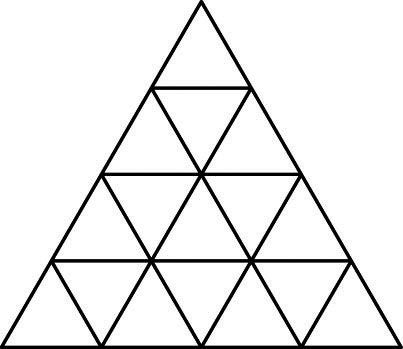
#> input picture images/triangulos2.jpg, 403 x 349 px
$ jupyter execute --allow-errors Sierpinskianos2_DespuesDeLaLuz.ipynb
#> lines starting #> are read from the running program, lines starting #| are printed output that depends on the picture; after the words box and inside, x2 and y2 are one past the last pixel; in counts of white or black regions, pixels touching at a corner belong together
# Segmentación de triángulos

### Alumna: Salma Patricia Gutiérrez Rivera

#### Realice los cálculos para la imagen triangulos2.jpg. Haga una función que calcule cuantos triángulos aparecen en la figura. Haga una imagen para cada triángulo encontrado.

__1.__ Segmentar las aristas de los triángulos. En los resultados, mostrar la imagen binaria de las aristas.

[cell 1]
import matplotlib.pyplot as plt
import numpy as np
import cv2 as cv
import math
import skimage
from skimage.measure import label, regionprops
from skimage.color import label2rgb

[cell 2]
triangulos = cv.imread("images/triangulos2.jpg", 0)
#> triangulos is the input picture: shape (349, 403); min 0, max 255, mean 235.8

[cell 3]
fig = plt.figure(figsize = (6, 6))
fig.add_subplot(1, 1, 1)
plt.imshow(triangulos, cmap = 'gray');
plt.title("Imagen original", size = 18);

[cell 4]
bin_triang = np.where(triangulos < 170, 255, 0)
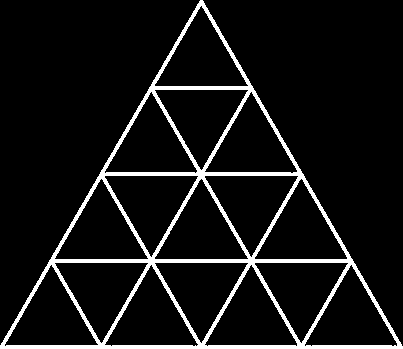
#> bin_triang: shape (349, 403) int64; 8.1% white; 1 white region, box (x1, y1, x2, y2) and area: (0, 0, 403, 349) 11350

[cell 5]
fig = plt.figure(figsize = (6, 6))
fig.add_subplot(1, 1, 1)
plt.imshow(bin_triang, cmap = 'gray');
plt.title("Imagen binarizada", size = 18);

[cell 6]
padd_bin_triang = cv.copyMakeBorder(bin_triang, 10, 10, 10, 10, cv.BORDER_CONSTANT)
#> padd_bin_triang: shape (369, 423) int32; 7.3% white; 1 white region, box (x1, y1, x2, y2) and area: (10, 10, 413, 359) 11350
imgu8 = np.uint8(padd_bin_triang)
kernel3 = np.ones((3, 3), np.uint8)
contor = cv.erode(imgu8, kernel3, iterations = 1)
#> contor: shape (369, 423); 2.7% white in thin lines or dots, all inside (x1, y1, x2, y2) = (11, 11, 412, 358)

[cell 7]
fig = plt.figure(figsize = (8, 8))
fig.add_subplot(1, 1, 1)
plt.imshow(contor, cmap = 'gray');
plt.title("Imagen binarizada, erosionada y con padding", size = 18);

__2.__ Encontrar los modelos de las rectas que forman cada arista. Para esto, solicite un umbral que elimine a las posibles aristas de longitud menor a dicho umbral. Los parámetros que debe encontrar de cada arista son $\theta$, $\rho$ y longitud. Hacer una tabla donde cada renglón sea una arista (identifíquelas con un número) y las columnas sean los parámetros indicados.

[cell 8]
img_con_lineasp = cv.cvtColor(contor, cv.COLOR_GRAY2BGR)
lineas_p = cv.HoughLinesP(contor, 1, np.pi / 180, 45, None, 50, 7)
#> lineas_p = 18 rows, first 6: [11, 357, 411, 357], [11, 356, 210, 12], [12, 356, 410, 356], [61, 271, 361, 271], [211, 11, 409, 355], [62, 270, 361, 270]
font = cv.FONT_HERSHEY_SIMPLEX
fontScale = 0.5
color = (255, 0, 0)
thickness = 1

for i in range(len(lineas_p)):
    l = lineas_p[i][0]
    cv.line(img_con_lineasp, (l[0], l[1]), (l[2], l[3]), (0,0,255), 1, cv.LINE_AA)
    org = ((l[0] + l[2]) // 2, (l[1] + l[3]) // 2)
    img_con_lineasp = cv.putText(img_con_lineasp, str(i), org, font, fontScale, color, thickness, cv.LINE_AA)
#> this loop made 18 passes
#> (l, org) on passes 1 to 12: ([11, 357, 411, 357], (211, 357)), ([11, 356, 210, 12], (110, 184)), ([12, 356, 410, 356], (211, 356)), ([61, 271, 361, 271], (211, 271)), ([211, 11, 409, 355], (310, 183)), ([62, 270, 361, 270], (211, 270)), ([111, 184, 311, 184], (211, 184)), ([112, 355, 261, 97], (186, 226)), ([112, 183, 309, 183], (210, 183)), ([162, 98, 310, 355], (236, 226)), ([212, 355, 310, 185], (261, 270)), ([111, 185, 209, 355], (160, 270))
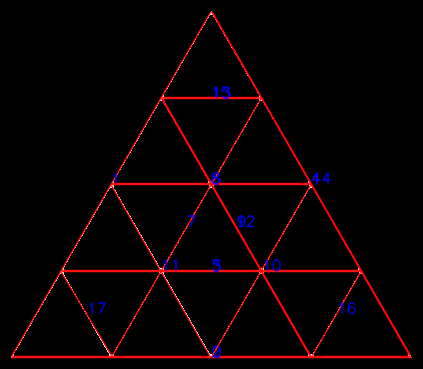
#> img_con_lineasp: shape (369, 423, 3); mean B, G, R 1.9, 0.9, 9.5

[cell 9]
fig = plt.figure(figsize = (8, 8))
fig.add_subplot(1, 1, 1)
plt.imshow(img_con_lineasp);
plt.title("Segmentos de recta detectados, en azul", size = 18);

[cell 10]
print("Se detectaron", lineas_p.shape[0], "segmentos de recta")
#| Se detectaron 18 segmentos de recta

Dibujando recta por recta, encuentro que 0, 5, 8, 9, 13 y 14 son redundantes. Corrijo a mano.

[cell 11]
lineas_p = np.delete(lineas_p, 14, 0);
#> lineas_p = 17 rows, first 6: [11, 357, 411, 357], [11, 356, 210, 12], [12, 356, 410, 356], [61, 271, 361, 271], [211, 11, 409, 355], [62, 270, 361, 270]
lineas_p = np.delete(lineas_p, 13, 0);
#> lineas_p = 16 rows, first 6: [11, 357, 411, 357], [11, 356, 210, 12], [12, 356, 410, 356], [61, 271, 361, 271], [211, 11, 409, 355], [62, 270, 361, 270]
lineas_p = np.delete(lineas_p, 9, 0);
#> lineas_p = 15 rows, first 6: [11, 357, 411, 357], [11, 356, 210, 12], [12, 356, 410, 356], [61, 271, 361, 271], [211, 11, 409, 355], [62, 270, 361, 270]
lineas_p = np.delete(lineas_p, 8, 0);
#> lineas_p = 14 rows, first 6: [11, 357, 411, 357], [11, 356, 210, 12], [12, 356, 410, 356], [61, 271, 361, 271], [211, 11, 409, 355], [62, 270, 361, 270]
lineas_p = np.delete(lineas_p, 5, 0);
#> lineas_p = 13 rows, first 6: [11, 357, 411, 357], [11, 356, 210, 12], [12, 356, 410, 356], [61, 271, 361, 271], [211, 11, 409, 355], [111, 184, 311, 184]
lineas_p = np.delete(lineas_p, 0, 0);
#> lineas_p = [[11, 356, 210, 12], [12, 356, 410, 356], [61, 271, 361, 271], [211, 11, 409, 355], [111, 184, 311, 184], [112, 355, 261, 97], [212, 355, 310, 185], [111, 185, 209, 355], [161, 98, 309, 355], [162, 97, 259, 97], [312, 355, 360, 272], [61, 272, 111, 355]]

[cell 12]
def obtener_houghparams(puntos):
    x1 = puntos[0]
    y1 = puntos[1]
    x2 = puntos[2]
    y2 = puntos[3]

    theta = math.atan((x1 - x2) / (y2 - y1))
    rho = x1 * math.cos(theta) + y1 * math.sin(theta)
    longitud = math.sqrt((x2 - x1)**2 + (y2 - y1)**2)

    return [round(theta * 180.0 / math.pi), round(rho), round(longitud)]

[cell 13]
img_con_lineasp = cv.cvtColor(contor, cv.COLOR_GRAY2BGR)
hough_params = []

for i in range(len(lineas_p)):
    l = lineas_p[i][0]
    cv.line(img_con_lineasp, (l[0], l[1]), (l[2], l[3]), (0,0,255), 1, cv.LINE_AA)
    params = obtener_houghparams(l)
    hough_params.append(params)
    org = ((l[0] + l[2]) // 2, (l[1] + l[3]) // 2)
    img_con_lineasp = cv.putText(img_con_lineasp, str(i), org, font, fontScale, color, thickness, cv.LINE_AA)
#> this loop made 12 passes
#> (x1 in obtener_houghparams, y1 in obtener_houghparams, x2 in obtener_houghparams, y2 in obtener_houghparams, theta in obtener_houghparams, rho in obtener_houghparams, longitud in obtener_houghparams, params) on passes 1 to 12: (11, 356, 210, 12, 0.524, 187.8, 397.4, [30, 188, 397]), (12, 356, 410, 356, -1.57, -356, 398, [-90, -356, 398]), (61, 271, 361, 271, -1.57, -271, 300, [-90, -271, 300]), (211, 11, 409, 355, -0.522, 177.4, 396.9, [-30, 177, 397]), (111, 184, 311, 184, -1.57, -184, 200, [-90, -184, 200]), (112, 355, 261, 97, 0.524, 274.5, 297.9, [30, 275, 298]), (212, 355, 310, 185, 0.523, 361, 196.2, [30, 361, 196]), (111, 185, 209, 355, -0.523, 3.77, 196.2, [-30, 4, 196]), (161, 98, 309, 355, -0.522, 90.61, 296.6, [-30, 91, 297]), (162, 97, 259, 97, -1.57, -97, 97, [-90, -97, 97]), (312, 355, 360, 272, 0.524, 447.8, 95.88, [30, 448, 96]), (61, 272, 111, 355, -0.542, -88.1, 96.9, [-31, -88, 97])
#> pass 1, `img_con_lineasp = cv.putText(img_con_lineasp, str(i), org, font, fontS..`:
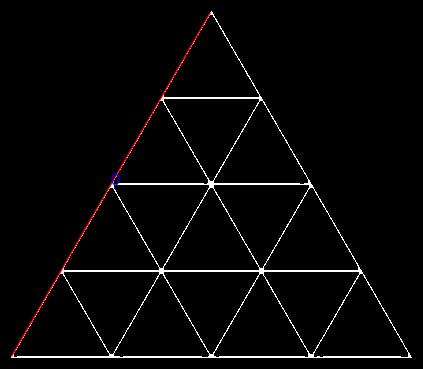
#> img_con_lineasp: shape (369, 423, 3); mean B, G, R 6.4, 6.4, 7.2
#> after the loop:
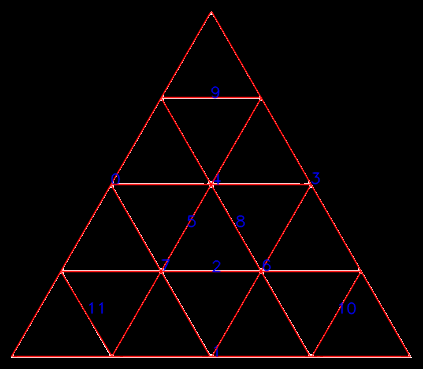
#> img_con_lineasp: shape (369, 423, 3); mean B, G, R 3, 2.3, 8.7
#> after the loop, hough_params = [[30, 188, 397], [-90, -356, 398], [-90, -271, 300], [-30, 177, 397], [-90, -184, 200], [30, 275, 298], [30, 361, 196], [-30, 4, 196], [-30, 91, 297], [-90, -97, 97], [30, 448, 96], [-31, -88, 97]]

[cell 14]
fig = plt.figure(figsize = (8, 8))
fig.add_subplot(1, 1, 1)
plt.imshow(img_con_lineasp);
plt.title("Segmentos de recta detectados y corregidos", size = 18);

[cell 15]
print("segmento   theta    rho      longitud")

for i in range(len(hough_params)):
    set_ = hough_params[i]
    print(i, "\t  ", set_[0], "\t   ", set_[1], "\t", set_[2])
#> this loop made 12 passes
#| 0 	   30 	    188 	 397
#| 1 	   -90 	    -356 	 398
#| 2 	   -90 	    -271 	 300
#| 3 	   -30 	    177 	 397
#| 4 	   -90 	    -184 	 200
#| 5 	   30 	    275 	 298
#| 6 	   30 	    361 	 196
#| 7 	   -30 	    4 	 196
#> (further printed lines are left out)

__3.__ Encontrar las aristas que son paralelas. Reporte cuántos grupos de aristas paralelas encontró y cuáles son paralelas entre ellas.

La rectas paralelas son las que tienen mismo ángulo y distinto radio.

[cell 16]
mp = dict()

for i in range(len(hough_params)):
    if hough_params[i][0] in mp.keys():
        mp[hough_params[i][0]][0].append(i)
        mp[hough_params[i][0]][1] += 1
    else:
        mp[hough_params[i][0]] = [[i], 1]
#> this loop made 12 passes
#> after the loop, mp = {30: [[0, 5, 6, 10], 4], -90: [[1, 2, 4, 9], 4], -30: [[3, 7, 8], 3], -31: [[11], 1]}

ans = 0

for it in mp:
    count = mp[it][1]
    ans += (count * (count - 1)) // 2
#> this loop made 4 passes
#> (it, count, ans) on passes 1 to 4: (30, 4, 6), (-90, 4, 12), (-30, 3, 15), (-31, 1, 15)
#> after the loop, ans = 15

print("Hay", ans, "pares de líneas paralelas.")
#| Hay 15 pares de líneas paralelas.

for trash, notrash in mp.items():
    if len(notrash[0]) > 1:
        print('Las líneas', notrash[0], 'son paralelas entre sí.')
#> this loop made 4 passes
#> (trash, notrash) on passes 1 to 4: (30, [[0, 5, 6, 10], 4]), (-90, [[1, 2, 4, 9], 4]), (-30, [[3, 7, 8], 3]), (-31, [[11], 1])
#| Las líneas [0, 5, 6, 10] son paralelas entre sí.
#| Las líneas [1, 2, 4, 9] son paralelas entre sí.
#| Las líneas [3, 7, 8] son paralelas entre sí.

Puede parecer que la recta 11 debería aparecer junto con 3, 7 y 8, añadiendo tres pares más de líneas paralelas, pero la diferencia en el ángulo es de un grado.

__4.__ De la lista de aristas obtenidas en el objetivo 2, agrupe aquellas que formen los triángulos observados en la imagen. Haga una tabla donde los renglones identifiquen al triángulo y las columnas (3) sean los números que identifiquen a las aristas que lo forman.

Voy a considerar solo los triangulitos del centro, modificando la imagen. Para ello, voy a volver cero todos los pixeles que estén por fuera de las rectas 0, 1 y 3.

[cell 17]
padd_original = cv.copyMakeBorder(triangulos, 10, 10, 10, 10, cv.BORDER_CONSTANT)
padd_original = np.where(padd_original > 170, 255, 0)
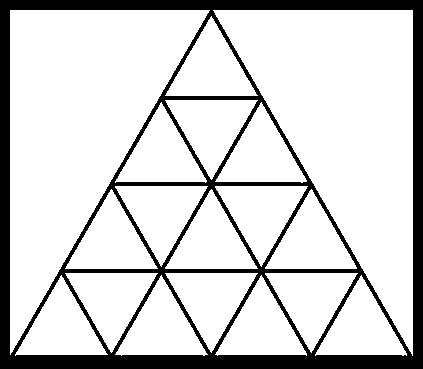
#> padd_original: shape (369, 423) int64; 82.8% white; 1 black region, box (x1, y1, x2, y2) and area: (0, 0, 423, 369) 26803
u8_original = np.uint8(padd_original)

[cell 18]
r0 = lineas_p[0][0]
#> r0 = [11, 356, 210, 12]
r3 = lineas_p[3][0]
#> r3 = [211, 11, 409, 355]

for i in range(u8_original.shape[0]):
    for j in range(u8_original.shape[1]):
        ec0 = ((r0[3] - r0[1]) / (r0[2] - r0[0])) * (j - r0[0]) + r0[1]
        ec3 = ((r3[3] - r3[1]) / (r3[2] - r3[0])) * (j - r3[0]) + r3[1]
        if i < ec0 or i < ec3:
            u8_original[i][j] = 0
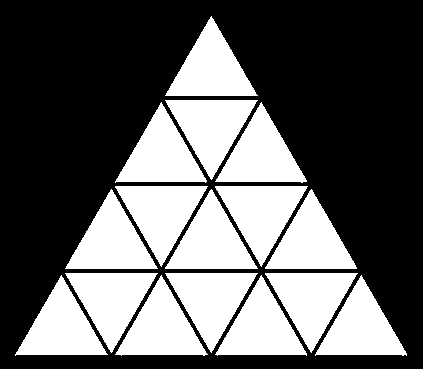
#> u8_original: shape (369, 423); 38.4% white; 16 white regions, largest, box (x1, y1, x2, y2) and area: (215, 186, 308, 267) 3801, (115, 186, 208, 267) 3799, (165, 189, 258, 269) 3765

[cell 19]
fig = plt.figure(figsize = (6, 6))
fig.add_subplot(1, 1, 1)
plt.imshow(u8_original, cmap = 'gray');
plt.title("Nueva imagen con regiones de triángulos", size = 18);

[cell 20]
# Etiquetar triángulos
etiquetas = label(u8_original)
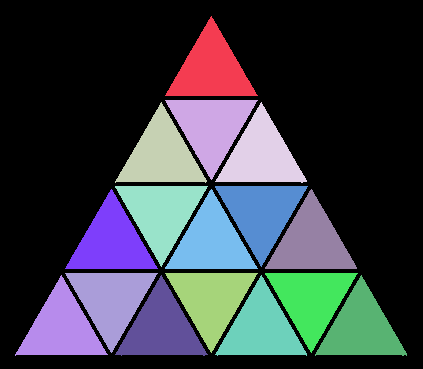
#> etiquetas: shape (369, 423) int64; 17 distinct labels, from 0 to 16; one colour per label, 0 black
etiquetas_padibujo = label2rgb(etiquetas, image = u8_original)
letrero = 1

for region in regionprops(etiquetas):
    y0, x0 = region.centroid
    y0 = int(y0)
    x0 = int(x0)
    org = (x0, y0)
    etiquetas_padibujo = cv.putText(etiquetas_padibujo, str(letrero), org, font, 1, color, 2, cv.LINE_AA)
    letrero += 1
#> this loop made 16 passes
#> (y0, x0, org) on passes 1 to 12: (68, 210, (210, 68)), (126, 210, (210, 126)), (154, 160, (160, 154)), (154, 260, (260, 154)), (212, 160, (160, 212)), (212, 260, (260, 212)), (241, 110, (110, 241)), (241, 210, (210, 241)), (241, 310, (310, 241)), (299, 110, (110, 299)), (299, 210, (210, 299)), (299, 310, (310, 299))
#> pass 1, `etiquetas_padibujo = cv.putText(etiquetas_padibujo, str(letrero), org,..`:
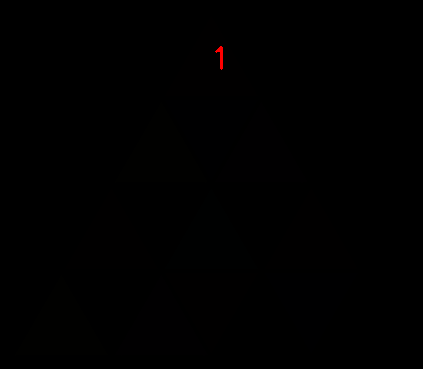
#> etiquetas_padibujo: shape (369, 423, 3) float64; mean R, G, B 0.5, 0.3, 0.3
#> after the loop:
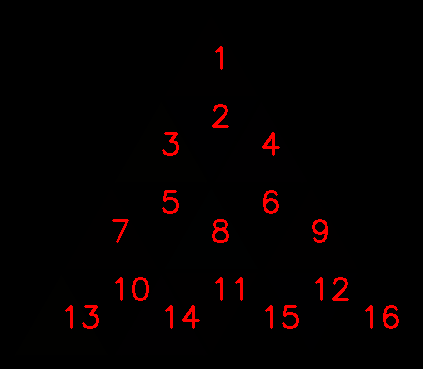
#> etiquetas_padibujo: shape (369, 423, 3) float64; mean R, G, B 5.4, 0.3, 0.3
#> after the loop, letrero = 17

[cell 21]
fig = plt.figure(figsize = (8, 8))
fig.add_subplot(1, 1, 1)
plt.imshow(etiquetas_padibujo);
plt.title("Triángulos etiquetados", size = 18);
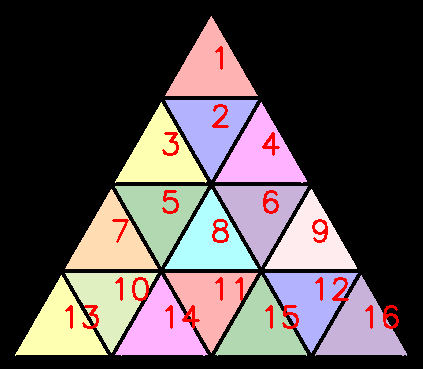
#> shown: shape (369, 423, 3) float64; mean R, G, B 0.339, 0.298, 0.304

[cell 22]
rectas_triang = []

for i in range(letrero - 1):
    rectas_triang.append([])

for i in range(len(lineas_p)):
    l = lineas_p[i][0]
    x1 = l[0]
    y1 = l[1]
    x2 = l[2]
    y2 = l[3]
    su_etiqueta1 = etiquetas[y1][x1]
    su_etiqueta2 = etiquetas[y2][x2]

    # Estos ifs revisan si algún punto de la recta está dentro de algún
    # triángulo. Si no, prueban a moverse un poquito a la izquierda
    # o a la derecha de la línea
    if su_etiqueta1 != 0:
        rectas_triang[su_etiqueta1 - 1].append(i)
    elif su_etiqueta2 != 0:
        rectas_triang[su_etiqueta2 - 1].append(i)
    else:
        xc = (x1 + x2) // 2
        yc = (y1 + y2) // 2
        xmas = xc + 10
        xmenos = xc - 10
        ymas = yc + 10
        ymenos = yc - 10
        su_etiqueta1 = etiquetas[ymas][xmenos]
        su_etiqueta2 = etiquetas[ymenos][xmas]

        if su_etiqueta1 != 0:
            rectas_triang[su_etiqueta1 - 1].append(i)
        elif su_etiqueta2 != 0:
            rectas_triang[su_etiqueta2 - 1].append(i)
#> this loop made 12 passes
#> (x1, y1, x2, y2, xc, yc) on passes 1 to 12: (11, 356, 210, 12, 110, 184), (12, 356, 410, 356, 211, 356), (61, 271, 361, 271, 211, 271), (211, 11, 409, 355, 310, 183), (111, 184, 311, 184, 211, 184), (112, 355, 261, 97, 186, 226), (212, 355, 310, 185, 261, 270), (111, 185, 209, 355, 160, 270), (161, 98, 309, 355, 235, 226), (162, 97, 259, 97, 210, 97), (312, 355, 360, 272, 336, 313), (61, 272, 111, 355, 86, 313)

[cell 23]
print(rectas_triang)
#| [[], [9], [0], [], [4, 5], [3], [], [8], [], [7], [2, 6], [10], [11], [], [1], []]

[cell 24]
print("triángulo   recta1   recta2   recta3")

#> (the rest of this cell did not finish here and is left out)

Pongo las dos imágenes juntas para comparar.

[cell 25]
fig = plt.figure(figsize = (20, 8))
fig.add_subplot(1, 2, 1)
plt.imshow(etiquetas_padibujo);
plt.title("Triángulos etiquetados", size = 18);
fig.add_subplot(1, 2, 2)
plt.imshow(img_con_lineasp);
plt.title("Rectas etiquetadas", size = 18);
#> figure, not shown here; B, G, R data is drawn as R, G, B

$ run again, with images/Triangulos.PNG saved as images/triangulos2.jpg
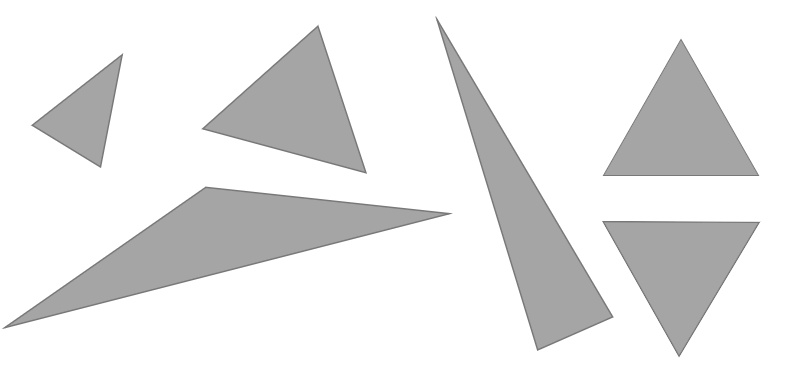
#> input picture images/Triangulos.PNG, 805 x 365 px
#> triangulos is the input picture: shape (365, 805); min 113, max 255, mean 232.1
#> bin_triang: shape (365, 805) int64; 24.5% white; 6 white regions, box (x1, y1, x2, y2) and area: (3, 187, 452, 329) 20303, (436, 17, 613, 351) 14519, (202, 26, 366, 173) 11178, (603, 40, 759, 176) 10737, (602, 221, 760, 357) 10712, (31, 54, 123, 168) 4457
#> padd_bin_triang: shape (385, 825) int32; 22.6% white; 6 white regions, box (x1, y1, x2, y2) and area: (13, 197, 462, 339) 20303, (446, 27, 623, 361) 14519, (212, 36, 376, 183) 11178, (613, 50, 769, 186) 10737, (612, 231, 770, 367) 10712, (41, 64, 133, 178) 4457
#> contor: shape (385, 825); 21.1% white; 7 white regions (1 under 20 px), largest, box (x1, y1, x2, y2) and area: (19, 198, 454, 336) 19053, (450, 37, 622, 359) 13444, (214, 38, 375, 182) 10490, (615, 52, 767, 185) 10097, (615, 232, 768, 364) 10084, (44, 67, 131, 175) 3990
#> `lineas_p = cv.HoughLinesP(contor, 1, np.pi / 180, 45, None, 50, 7)`: lineas_p = 413 rows, first 6: [620, 176, 744, 145], [81, 292, 441, 222], [64, 304, 445, 223], [89, 286, 427, 221], [616, 182, 746, 150], [25, 331, 453, 224]
#> the loop `for i in range(len(lineas_p)):` made 413 passes
#> (l, org) on passes 1 to 3: ([620, 176, 744, 145], (682, 160)), ([81, 292, 441, 222], (261, 257)), ([64, 304, 445, 223], (254, 263))
#| Se detectaron 413 segmentos de recta
#> `lineas_p = np.delete(lineas_p, 14, 0);`: lineas_p = 412 rows, first 6: [620, 176, 744, 145], [81, 292, 441, 222], [64, 304, 445, 223], [89, 286, 427, 221], [616, 182, 746, 150], [25, 331, 453, 224]
#> `lineas_p = np.delete(lineas_p, 13, 0);`: lineas_p = 411 rows, first 6: [620, 176, 744, 145], [81, 292, 441, 222], [64, 304, 445, 223], [89, 286, 427, 221], [616, 182, 746, 150], [25, 331, 453, 224]
#> `lineas_p = np.delete(lineas_p, 9, 0);`: lineas_p = 410 rows, first 6: [620, 176, 744, 145], [81, 292, 441, 222], [64, 304, 445, 223], [89, 286, 427, 221], [616, 182, 746, 150], [25, 331, 453, 224]
#> `lineas_p = np.delete(lineas_p, 8, 0);`: lineas_p = 409 rows, first 6: [620, 176, 744, 145], [81, 292, 441, 222], [64, 304, 445, 223], [89, 286, 427, 221], [616, 182, 746, 150], [25, 331, 453, 224]
#> `lineas_p = np.delete(lineas_p, 5, 0);`: lineas_p = 408 rows, first 6: [620, 176, 744, 145], [81, 292, 441, 222], [64, 304, 445, 223], [89, 286, 427, 221], [616, 182, 746, 150], [45, 317, 452, 223]
#> `lineas_p = np.delete(lineas_p, 0, 0);`: lineas_p = 407 rows, first 6: [81, 292, 441, 222], [64, 304, 445, 223], [89, 286, 427, 221], [616, 182, 746, 150], [45, 317, 452, 223], [124, 262, 405, 218]
#> the loop `for i in range(len(lineas_p)):` made 407 passes
#> params on passes 1 to 3: [79, 302, 367], [78, 311, 390], [79, 298, 344]
#> after the loop `for i in range(len(lineas_p)):`:
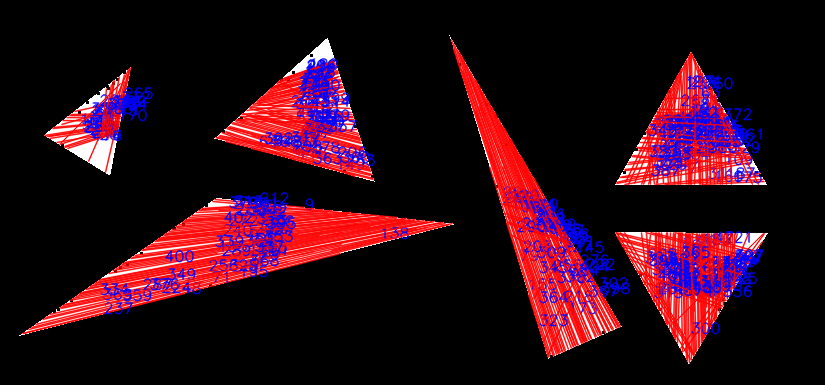
#> img_con_lineasp: shape (385, 825, 3); mean B, G, R 23.1, 10.4, 44
#> the loop `for i in range(len(hough_params)):` made 407 passes
#| 0 	   79 	    302 	 367
#| 1 	   78 	    311 	 390
#| 2 	   79 	    298 	 344
#| 3 	   76 	    324 	 134
#| 4 	   77 	    319 	 418
#> (further printed lines are left out)
#> the loop `for it in mp:` made 87 passes
#> it on passes 1 to 8: 79, 78, 76, 77, 81, 80, -19, -85
#> the loop `for trash, notrash in mp.items():` made 87 passes
#> (trash, notrash) on passes 2 to 8: (78, [[1, 167, 198, 200], 4]), (76, [[3, 48, 71, 195, 224, 237], 6]), (77, [[4, 56, 101, 138, 184, 281, 359, 368], 8]), (81, [[5, 12, 75, 87, 95, 117, 185, 304, 353, 400], 10]), (80, [[6, 7, 105, 325, 334], 5]), (-19, [[8, 28, 107, 120, 203, 226, 260, 290, 345, 364], 10]), (-85, [[9, 159, 164, 212], 4])
#> etiquetas: shape (385, 825) int64; 7 distinct labels, from 0 to 6
#> the loop `for region in regionprops(etiquetas):` made 6 passes
#> `[cell 21] fig = plt.figure(figsize = (8, 8)) fig.add_subplot(1, 1, 1) ..`:
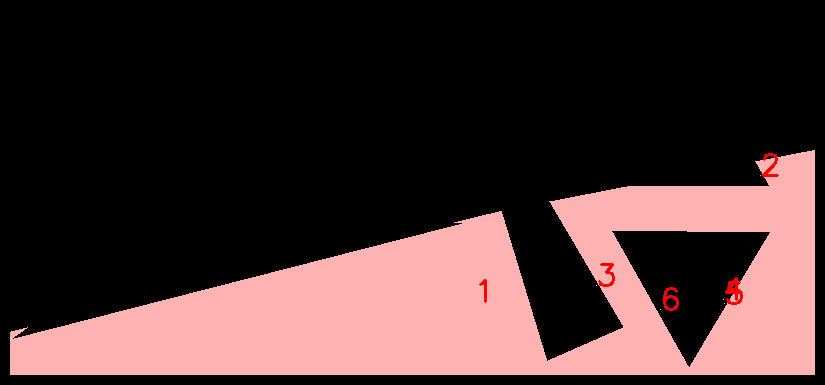
#> shown: shape (385, 825, 3) float64; mean R, G, B 0.276, 0.192, 0.192
